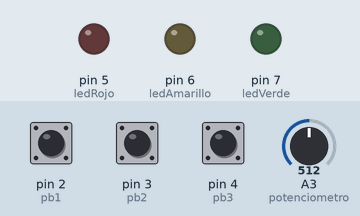
The sketch below on a simulated Arduino Uno, built with avr-gcc and run on an emulated ATmega328P. On the bench: output pins drawn as LEDs (lit = HIGH). Inputs (shaded band) come from the test bench; at power-on: pin 2 (pb1) HIGH, pin 3 (pb2) HIGH, pin 4 (pb3) HIGH, A3 (potenciometro) = 512. What the sketch prints to the serial monitor is not drawn.

Above: at 1.2 s.
1.3 s: pin 2 (pb1) pulled LOW for 0.15 s
At 1.38 s:
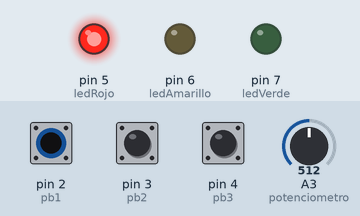
2.9 s: pin 3 (pb2) pulled LOW for 0.15 s
At 2.99 s:
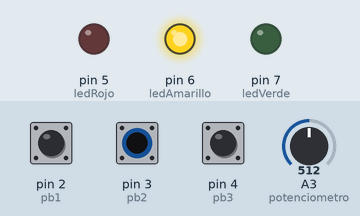
4.5 s: pin 4 (pb3) pulled LOW for 0.15 s
At 4.6 s:
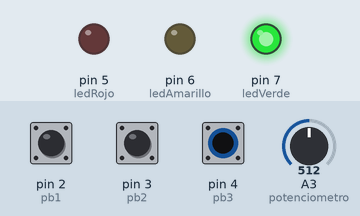
6.1 s: pin 4 (pb3) pulled LOW for 3.2 s
At 9.6 s:
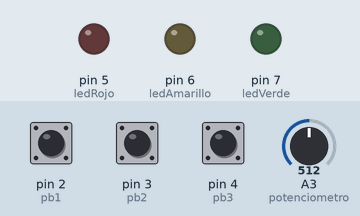
10.8 s: pin 2 (pb1) pulled LOW for 3.2 s
At 11.1 s:
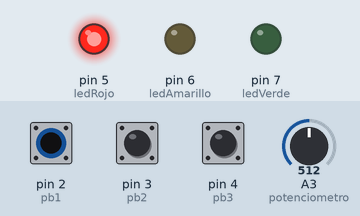
15.5 s: pin 2 (pb1) driven LOW and pin 3 (pb2) driven LOW
At 17.0 s:
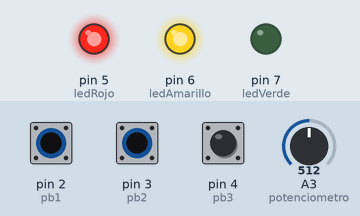
Timing chart, 0 to 18.0 s (numbered marks = the images above; inputs shaded):
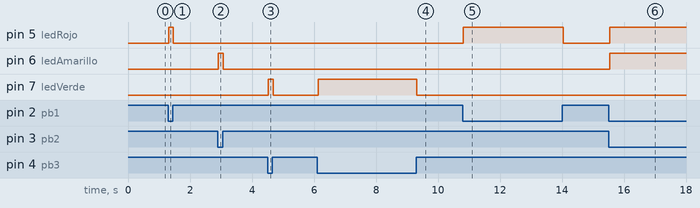

Measured:
- after the input at 1.3 s, pin 5 (ledRojo): LOW → HIGH at once, → LOW 0.15 s later
- after the input at 2.9 s, pin 6 (ledAmarillo): LOW → HIGH at once, → LOW 0.15 s later
- after the input at 4.5 s, pin 7 (ledVerde): LOW → HIGH at once, → LOW 0.15 s later
- after the input at 6.1 s, pin 7 (ledVerde): LOW → HIGH at once, → LOW 3.2 s later
- after the input at 10.8 s, pin 5 (ledRojo): LOW → HIGH at once, → LOW 3.2 s later
- after the input at 15.5 s, pin 5 (ledRojo), pin 6 (ledAmarillo): LOW → HIGH after 0.05 s

The sketch:

sketch_apr13a.ino
```cpp
// Declaración de constantes
const int ledRojo = 5;
const int ledAmarillo = 6;
const int ledVerde = 7;
const int pb1 = 2;
const int pb2 = 3;
const int pb3 = 4;
const int potenciometro = A3;

// Declaración de variables
int valorPotenciometro;

void setup() {
  // Configuración de los pines
  pinMode(ledRojo, OUTPUT);
  pinMode(ledAmarillo, OUTPUT);
  pinMode(ledVerde, OUTPUT);
  pinMode(pb1, INPUT_PULLUP);
  pinMode(pb2, INPUT_PULLUP);
  pinMode(pb3, INPUT_PULLUP);
  Serial.begin(9600); // Inicia la comunicación serial
}

void loop() {
  // Lee el estado de los pushbuttons y enciende los leds correspondientes
  if (digitalRead(pb1) == LOW) {
    digitalWrite(ledRojo, HIGH);
  } else {
    digitalWrite(ledRojo, LOW);
  }
  if (digitalRead(pb2) == LOW) {
    digitalWrite(ledAmarillo, HIGH);
  } else {
    digitalWrite(ledAmarillo, LOW);
  }
  if (digitalRead(pb3) == LOW) {
    digitalWrite(ledVerde, HIGH);
  } else {
    digitalWrite(ledVerde, LOW);
  }

  // Lee el valor del potenciómetro y lo envía a Processing a través del puerto serie
  valorPotenciometro = analogRead(potenciometro);
  Serial.println(valorPotenciometro);
  delay(50); // Pequeña pausa para evitar una transmisión muy rápida de datos por el puerto serie
}
```
